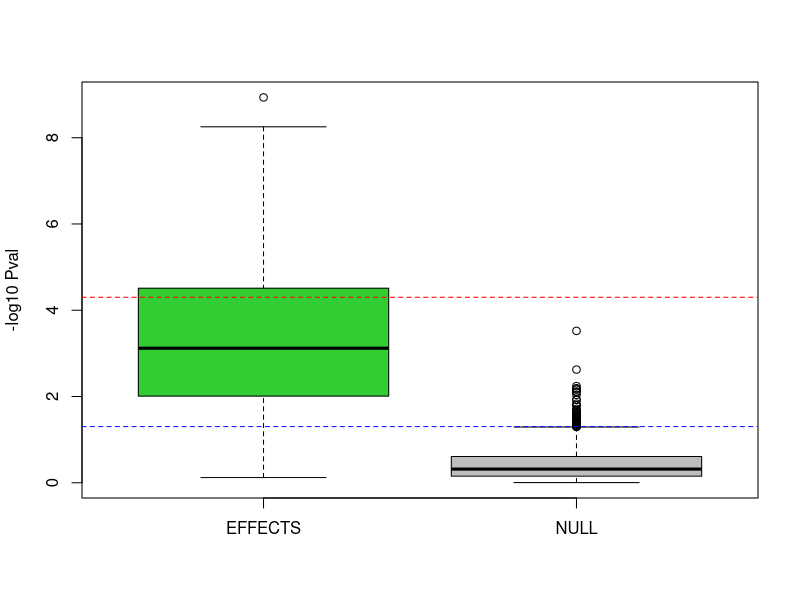
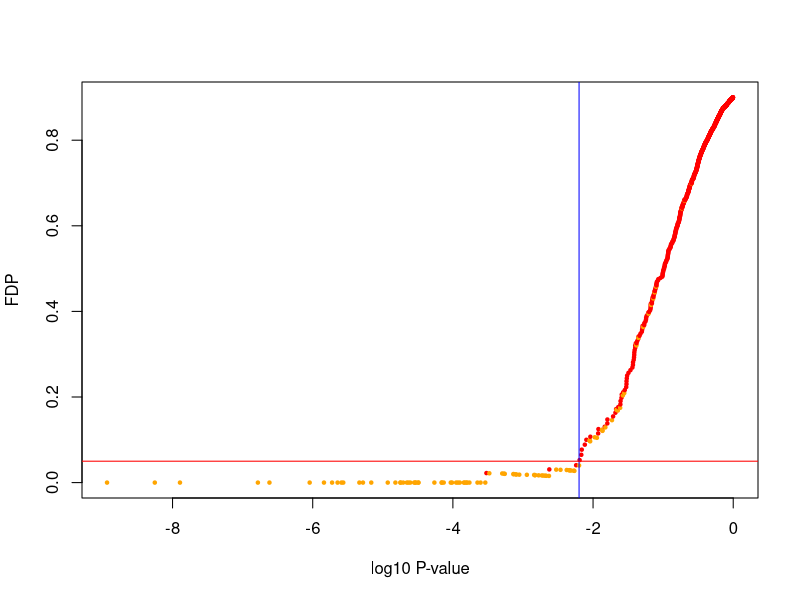
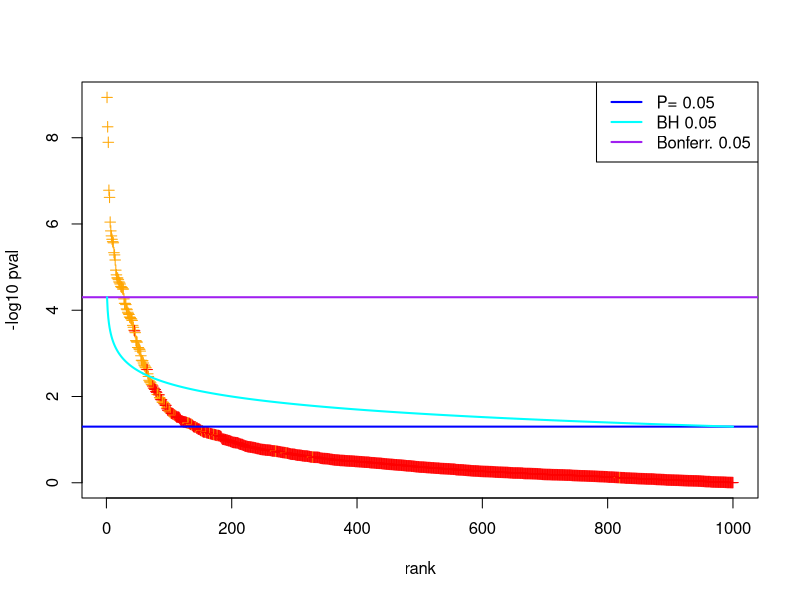

Recreate these plots in R, in order.
## ---- chunk 1
knitr::opts_chunk$set(echo = TRUE) 
## ---- chunk 2
set.seed(11102017) 
n = 1000 
p = 1000 
m = 100 
b = sqrt( 0.01 / (1 - 0.01) ) #This means each predictor explains 1%, See Lecture 0. 
#Generate P-values, 1,...,m are true effects, m+1,...,p are null. 
eff = c(rep(T, m), rep(F, p-m)) #indicator for non-null effects 
pval = pchisq( rnorm(p, b*sqrt(n)*as.numeric(eff), 1)^2, df = 1, lower = F) 
boxplot(-log10(pval)[eff], -log10(pval)[!eff], col = c("limegreen","gray"),
        names = c("EFFECTS","NULL"), ylab = "-log10 Pval") 
abline(h = -log10(0.05), col = "blue", lty = 2) #significance threshold 0.05 
abline(h = -log10(0.05 / p), col = "red", lty = 2) #Bonferroni corrected threshold of 0.05
## ---- chunk 3
alpha = 0.05 
dis = (pval < alpha) #logical indicating discoveries 
table(!dis, eff, dnn = c("non-discov","non-null"))
dis = (p.adjust(pval, method = "bonferroni") < alpha) 
table(!dis, eff, dnn = c("non-discov","non-null"))
## ---- chunk 4
sort.pval = sort(pval) #sorted from smallest to largest
sort.eff = eff[order(pval)] #whether each sorted pval is from a true positive
fdp = cumsum(!sort.eff)/(1:p) #which proportion of discoveries are false
cols = rep("red",p); cols[sort.eff] = "orange" #true pos. in orange
plot(log10(sort.pval), fdp, xlab = "log10 P-value", ylab = "FDP",
     col = cols, cex = 0.7, pch = 20)
alpha = 0.05
i = max( which(fdp < alpha) )
print( paste("fdp <",alpha,"when P-value is <",signif(sort.pval[i],3)) )
abline(v = log10(sort.pval[i]), col = "blue")
abline(h = alpha, col = "red")
#shows the step where fdp < alpha breaks 
cbind(D=i:(i+1), FD=fdp[i:(i+1)]*c(i,i+1), fdp=fdp[i:(i+1)], pval=sort.pval[i:(i+1)])
## ---- chunk 5
alpha = 0.05
i.BH = max(which(sort.pval <= ((1:p)*alpha)/p))
print(paste("Reject 1,...,",i.BH," i.e, if P-value <=",sort.pval[i.BH]))
print(paste0("Discoveries:",i.BH,
            "; False Discoveries:",sum(!sort.eff[1:i.BH]),
            "; fdp=",signif(sum(!sort.eff[1:i.BH])/i.BH,2)))
pval.BH = p.adjust(pval,method = "BH") 
#These are pvals adjusted by a factor p/rank[i]
#AND by the fact that no adjusted P-value can be larger than any of other adjusted
#P-values that come later in the ranking of the original P-values (See exercise 3)
sum(pval.BH < alpha) #should be D given above
## ---- chunk 6
plot(1:p, -log10(sort.pval), pch = 3, xlab = "rank", ylab = "-log10 pval", col = cols)
abline(h = -log10(alpha), col = "blue", lwd = 2)
abline(h = -log10(alpha/p), col = "purple", lwd = 2)
lines(1:p, -log10((1:p)*alpha/p), col = "cyan", lwd = 2)
legend("topright", legend = paste(c("P=","BH","Bonferr."), alpha),
       col = c("blue","cyan","purple"), lwd = 2)
## ---- chunk 7
alpha = 0.05
i.BY = max(which(sort.pval <= ((1:p)*alpha/sum(1/(1:p))/p)))
print(paste("Reject 1,...,",i.BY," i.e, if P-value <",sort.pval[i.BY]))
print(paste0("Discoveries:",i.BY,
            "; False Discoveries:",sum(!sort.eff[1:i.BY]),
            "; fdp=",signif(sum(!sort.eff[1:i.BY])/i.BY,2)))
pval.BY = p.adjust(pval,method = "BY") #these are pvals adjusted by factor p/rank[i]*sum(1/(1:p))
sum(pval.BY < alpha) #should be D given above
## ---- chunk 8
p = 1000 #variables for each data set
alpha = 0.1 #target FWER
R = 1000 #replications of data set
res = matrix(NA, ncol = 3, nrow = R) #collect the number of discoveries by BH, Holm, Bonferr.
for(rr in 1:R){
#Generate P-values that are null. 
  pval = runif(p) 
  res[rr,] = c(sum(p.adjust(pval, method = "BH") < alpha),
              sum(p.adjust(pval, method = "holm") < alpha),
              sum(p.adjust(pval, method = "bonferroni") < alpha))
}
apply(res > 0, 2, mean) #which proportion report at least one discovery?
## ---- chunk 9
pval = c(0.014, 0.09, 0.05, 0.16)
p.adjust(pval, method = "BH")
p.adjust(c(pval, 0.001), method = "BH")
## ---- chunk 10
pval = c(0.01, 0.02, 0.02, 0.03)
rbind(pval, p.adjust(pval, "bonferroni"))
rbind(pval, p.adjust(pval, "holm"))
rbind(pval, p.adjust(pval, "BH"))
